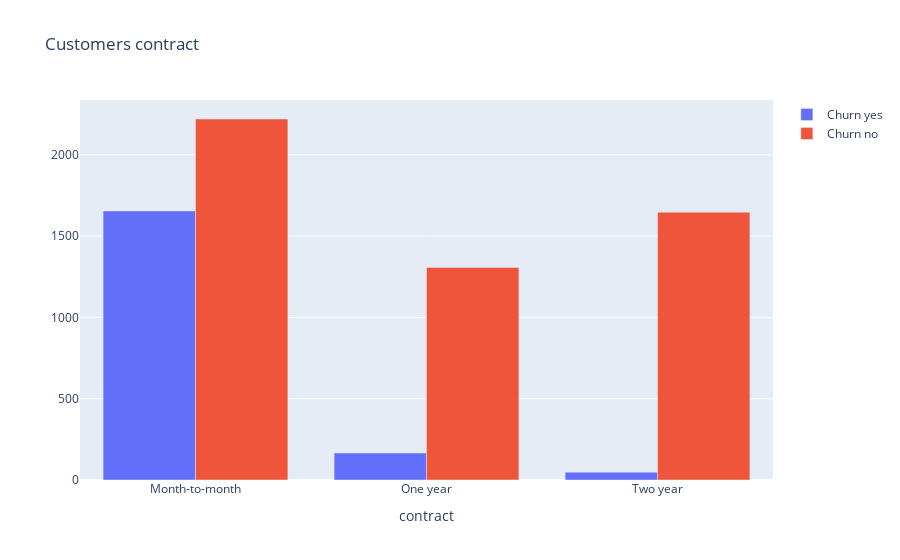

The cell this chart's notebook holds for it:
### Code cell
churn_yes = df[df['Churn'] == 'Yes'].groupby(['Contract'])[['Churn']].count()
churn_no = df[df['Churn'] == 'No'].groupby(['Contract'])[['Churn']].count()

churn_yes.columns = ['Churn']
churn_no.columns = ['Churn']

trace0 = go.Bar(
    x=churn_yes.index,
    y=churn_yes.Churn,
    name='Churn yes'
)

trace1 = go.Bar(
    x=churn_no.index,
    y=churn_no.Churn,
    name='Churn no'
)

data = [trace0, trace1]
layout = {'title': 'Customers contract', 'xaxis': {'title': 'contract'}}

fig = go.Figure(data=data, layout=layout)
iplot(fig, show_link=False)
Image(pio.to_image(fig, format='png'))

### Figure 1 — Plotly figure (JSON) as saved in the notebook; plotly's stock layout.template omitted (floating-point values rounded to 4 significant figures)
{"data": [{"name": "Churn yes", "type": "bar", "x": ["Month-to-month", "One year", "Two year"], "y": [1655, 166, 48]}, {"name": "Churn no", "type": "bar", "x": ["Month-to-month", "One year", "Two year"], "y": [2220, 1307, 1647]}], "layout": {"title": {"text": "Customers contract"}, "xaxis": {"title": {"text": "contract"}}}}
